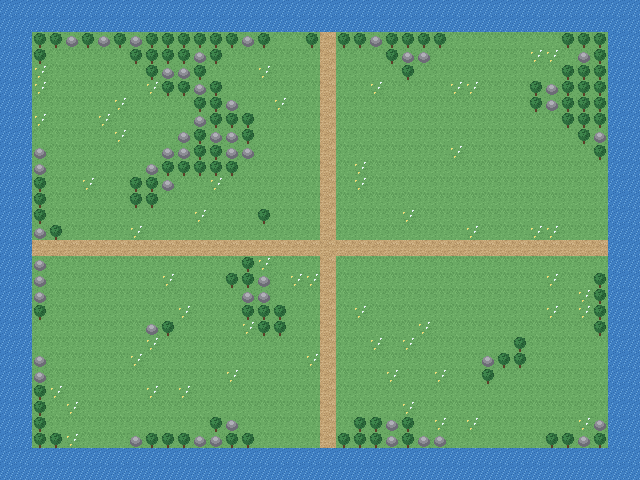

This game map was drawn from its Tiled (.tmx) file and the tilesets committed beside it. A one-line description and the trimmed map source follow:
An orthogonal 40x30 tile map with 16x16 px tiles, 2 tile layers (Nen, TrangTri), 1 hidden layer not drawn and 28 objects (20x coin, 4x zombie, 3x skeleton, george).

<map version="1.10" tiledversion="1.10.2" orientation="orthogonal" renderorder="right-down" width="40" height="30" tilewidth="16" tileheight="16" infinite="0" nextlayerid="6" nextobjectid="29">
 <tileset firstgid="1" name="gold_rush" tilewidth="16" tileheight="16" tilecount="9" columns="9">
  <image source="../images/tileset.png" width="144" height="16" />
 </tileset>
  <layer id="1" name="Nen" width="40" height="30">
   <data>[1200 cells, 1200 non-empty, 4 distinct tile ids]</data>
  </layer>
  <layer id="2" name="TrangTri" width="40" height="30">
   <data>[1200 cells, 162 non-empty, 2 distinct tile ids]</data>
  </layer>
  <layer id="3" name="VaCham" width="40" height="30" visible="0">
   <data>[1200 cells, 426 non-empty, 1 distinct tile ids]</data>
  </layer>
  <objectgroup id="4" name="DoiTuong">
   <object id="1" name="george" x="328" y="56" width="0" height="0" />
   <object id="2" name="coin" x="56" y="424" width="0" height="0" />
   <object id="3" name="coin" x="552" y="40" width="0" height="0" />
   <object id="4" name="coin" x="488" y="440" width="0" height="0" />
   <object id="5" name="coin" x="184" y="104" width="0" height="0" />
   <object id="6" name="coin" x="312" y="216" width="0" height="0" />
   <object id="7" name="coin" x="600" y="248" width="0" height="0" />
   <object id="8" name="coin" x="280" y="440" width="0" height="0" />
   <object id="9" name="coin" x="56" y="216" width="0" height="0" />
   <object id="10" name="coin" x="376" y="56" width="0" height="0" />
   <object id="11" name="coin" x="168" y="312" width="0" height="0" />
   <object id="12" name="coin" x="472" y="168" width="0" height="0" />
   <object id="13" name="coin" x="392" y="344" width="0" height="0" />
   <object id="14" name="coin" x="248" y="104" width="0" height="0" />
   <object id="15" name="coin" x="72" y="56" width="0" height="0" />
   <object id="16" name="coin" x="584" y="376" width="0" height="0" />
   <object id="17" name="coin" x="200" y="184" width="0" height="0" />
   <object id="18" name="coin" x="504" y="312" width="0" height="0" />
   <object id="19" name="coin" x="168" y="408" width="0" height="0" />
   <object id="20" name="coin" x="440" y="56" width="0" height="0" />
   <object id="21" name="coin" x="568" y="136" width="0" height="0" />
   <object id="22" name="zombie" x="264" y="360" width="0" height="0" />
   <object id="23" name="zombie" x="520" y="216" width="0" height="0" />
   <object id="24" name="zombie" x="328" y="376" width="0" height="0" />
   <object id="25" name="zombie" x="424" y="360" width="0" height="0" />
   <object id="26" name="skeleton" x="568" y="200" width="0" height="0" />
   <object id="27" name="skeleton" x="120" y="104" width="0" height="0" />
   <object id="28" name="skeleton" x="488" y="152" width="0" height="0" />
  </objectgroup>
</map>
